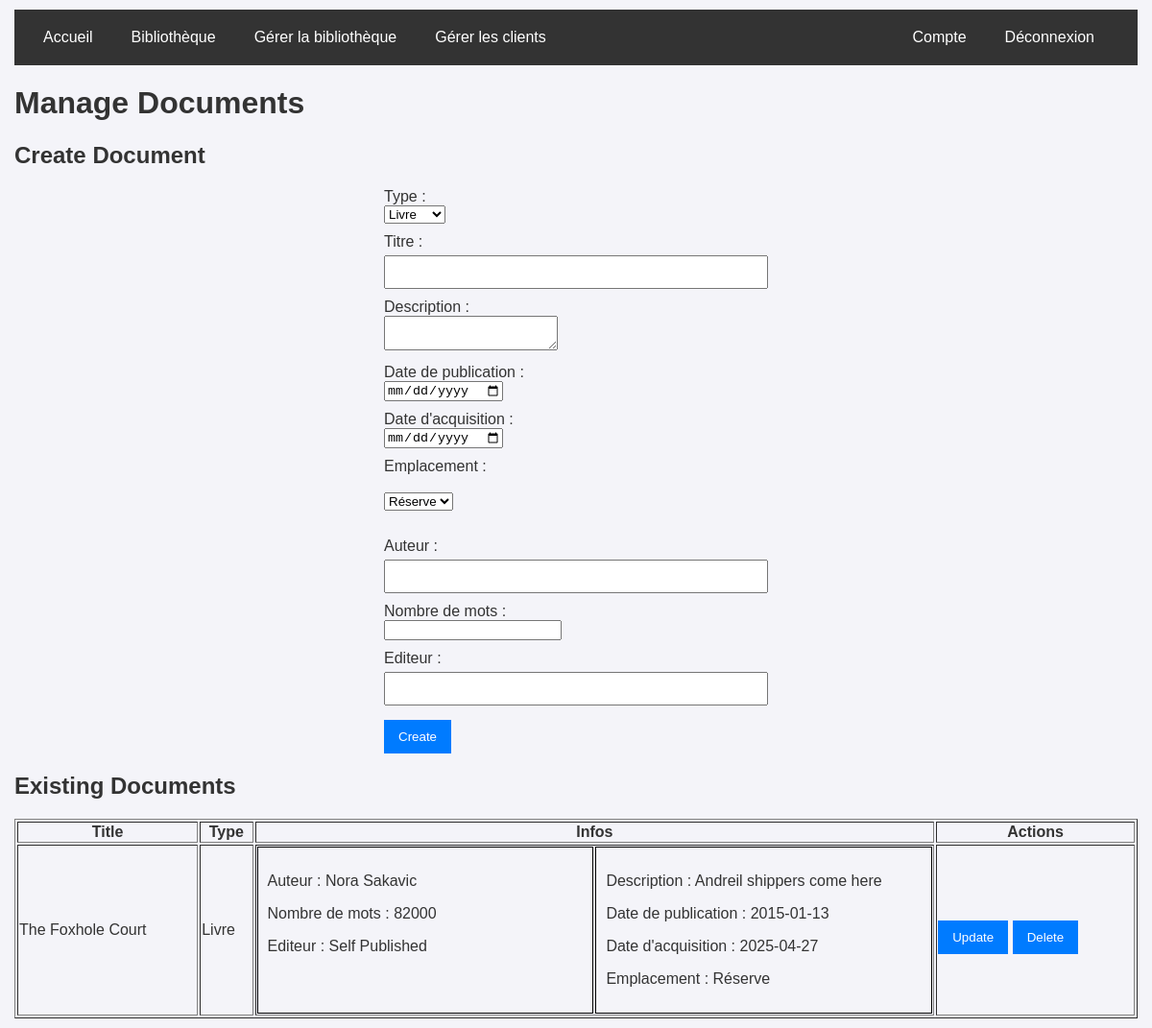
/backoffice/manage_library.php (signed in), run on the app's committed database.
### tables this page shows
CREATE TABLE Document(
   id_document INTEGER,
   title_document TEXT NOT NULL,
   publishing_date_document NUMERIC NOT NULL,
   description_document TEXT,
   acquisition_date_document NUMERIC NOT NULL,
   id_location INTEGER NOT NULL,
   PRIMARY KEY(id_document),
   FOREIGN KEY(id_location) REFERENCES Location(id_location)
);

CREATE TABLE Book(
   id_document INTEGER,
   author_book TEXT,
   nbr_words_book TEXT,
   publisher_book TEXT,
   PRIMARY KEY(id_document),
   FOREIGN KEY(id_document) REFERENCES Document(id_document)
);

CREATE TABLE Location(
   id_location INTEGER,
   name_location TEXT NOT NULL,
   description_location TEXT,
   PRIMARY KEY(id_location),
   UNIQUE(name_location)
);

### backoffice/manage_library.php (the view, shortened to what this page needs)
<?php
require_once '../database/db_connection.php';
$locations = $pdo->query("SELECT * FROM location")->fetchAll(PDO::FETCH_ASSOC);
$stmt = $pdo->query("SELECT d.*, b.author_book, b.nbr_words_book, b.publisher_book, di.artist_disk, di.producer_disk, di.director_disk, l.* FROM document d LEFT JOIN book b ON d.id_document = b.id_document LEFT JOIN disk di ON d.id_document = di.id_document LEFT JOIN location l ON d.id_location = l.id_location");
$documents = $stmt->fetchAll(PDO::FETCH_ASSOC);
?>
<!DOCTYPE html>
<html lang="en">
<head>
    <link rel="stylesheet" href="../styles/style.css">
</head>
<body>
    <?php include '../navbar.php'; ?>
    <h1>Manage Documents</h1>
    <h2>Create Document</h2>
    <form method="POST">
        <label for="type">Type :</label>
        <select id="type" name="type" required>
            <option value="book">Livre</option>
        </select>
        <label for="title">Titre :</label>
        <input type="text" id="title" name="title" required>
        <label for="description">Description :</label>
        <textarea id="description" name="description"></textarea>
        <label for="publishing_date">Date de publication :</label>
        <input type="date" id="publishing_date" name="publishing_date" required>
        <label for="acquisition_date">Date d'acquisition :</label>
        <input type="date" id="acquisition_date" name="acquisition_date" required>
        <label for="id_location">Emplacement :</label><br>
            <select id="id_location" name="id_location" required>
                <?php foreach ($locations as $location): ?>
                    <option value="<?= $location['id_location'] ?>">
                        <?= htmlspecialchars($location['name_location']) ?>
                    </option>
                <?php endforeach; ?>
            </select><br><br>
        <div id="dynamic-form"></div>
        <button type="submit">Create</button>
    </form>
    <h2>Existing Documents</h2>
    <table border="1" class="document-table">
        <thead>
            <tr>
                <th>Title</th>
                <th>Type</th>
                <th>Infos</th>
                <th>Actions</th>
            </tr>
        </thead>
        <tbody>
            <?php foreach ($documents as $document): ?>
                <?php $document['type_document'] = array_key_exists('author_book', $document) && $document['author_book'] != null
                        ? type_document::Book
                        : type_document::Disk ?>
                <tr>
                    <td><?= htmlspecialchars($document['title_document']) ?></td>
                    <td><?=
                        $document['type_document'] == type_document::Book ? 'Livre' : 'Disque'
                    ?></td>
                    <td>
                        <div style="display: flex; flex-direction: row; gap:2px; width: 100%;">
                            <div class="document-details-table-cell">
                            <?php if ($document['type_document'] == type_document::Book): ?>
                                <p>Auteur : <?= htmlspecialchars($document['author_book']) ?></p>
                                <p>Nombre de mots : <?= htmlspecialchars($document['nbr_words_book']) ?></p>
                                <p>Editeur : <?= htmlspecialchars($document['publisher_book']) ?></p>
                            <?php else : ?>
                                <p>Artiste : <?= htmlspecialchars($document['artist_disk']) ?></p>
                                <p>Producteur : <?= htmlspecialchars($document['producer_disk']) ?></p>
                                <p>Directeur : <?= htmlspecialchars($document['director_disk']) ?></p>
                            <?php endif; ?>
                            </div>
                            <div class="document-details-table-cell">
                                <p>Description : <?= htmlspecialchars($document['description_document']) ?></p>
                                <p>Date de publication : <?= htmlspecialchars($document['publishing_date_document']) ?></p>
                                <p>Date d'acquisition : <?= htmlspecialchars($document['acquisition_date_document']) ?></p>
                                <p>Emplacement : <?= htmlspecialchars($document['name_location']) ?></p>
                            </div>
                        </div>
                    </td>
                    <td>
                        <a href="update_document.php?id_document=<?= $document['id_document'] ?>&type=<?= $document['type_document']->name ?>" style="display: inline-block;">
                            <button type="button">Update</button>
                        </a>
                        <form method="POST" style="display: inline;">
                            <button type="submit">Delete</button>
                        </form>
                    </td>
                </tr>
            <?php endforeach; ?>
        </tbody>
    </table>
</body>
</html>

### navbar.php (shortened to what this page needs)
<?php
$httpProtocol = !isset($_SERVER['HTTPS']) || $_SERVER['HTTPS'] != 'on' ? 'http' : 'https';
$base_url = $httpProtocol.'://'.$_SERVER['HTTP_HOST'];
?>
<!DOCTYPE html>
<html lang="en">
<head>
    <link rel="stylesheet" href="styles/style.css">
</head>
<body>
    <div class="navbar">
        <?php
        echo "<a href=\"$base_url/index.php\">Accueil</a>
        <a href=\"$base_url/library.php\">Bibliothèque</a>";
        if (isset($_SESSION['role']) && in_array($_SESSION['role'], [1, 2, 3])) {
            echo "<a href=\"$base_url/backoffice/manage_library.php\">Gérer la bibliothèque</a>";
            echo "<a href=\"$base_url/backoffice/manage_client.php\">Gérer les clients</a>";
        }
        echo '<div class="navbar-right">';
        if (isset($_SESSION['user_id'])) {
            echo "<a href=\"$base_url/account.php\">Compte</a>";
            echo "<a href=\"$base_url/logout.php\">Déconnexion</a>";
        } else {
            echo "<a href=\"$base_url/login.php\">Se connecter / Créer un compte</a>";
        }
        echo '</div>';
    ?>
    </div>
</body>
</html>

### styles/style.css (style rules this page uses)
body { font-family: Arial, sans-serif; margin: 0; padding: 10px 15px; background-color: #f4f4f9; color: #333; }
a { color: #6c5ce7; text-decoration: none; }
.navbar { display: flex; background-color: #333; padding: 10px; }
.navbar a { color: white; text-decoration: none; padding: 10px 15px; margin: 0 5px; }
.navbar-right { margin-left: auto; padding: 10px 15px; }
form { max-width: 400px; margin: auto; }
label { display: block; margin-top: 10px; }
input[type="text"], input[type="email"], input[type="password"] { width: 100%; padding: 8px; margin-top: 5px; box-sizing: border-box; }
button { margin-top: 15px; padding: 10px 15px; background-color: #007BFF; color: white; border: none; cursor: pointer; }
.document-details-table-cell { padding: 10px; border: 1px solid #000000; text-align: left; width: 50%; }
.document-table { width: 100%; }

### data on the page
document: title_document "The Foxhole Court", book.author_book "Nora Sakavic", book.nbr_words_book "82000", book.publisher_book "Self Published", description_document "Andreil shippers come here", publishing_date_document "2015-01-13", acquisition_date_document "2025-04-27", id_location.name_location "Réserve"

### other printed values
form field id_location "Réserve"
